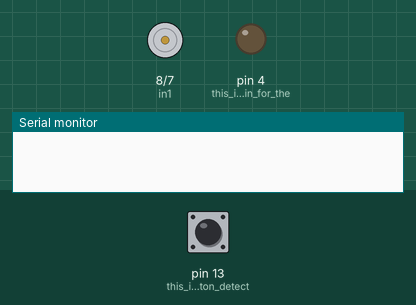
Bench run of a sketch on a simulated Arduino Uno, built with avr-gcc and run on an emulated ATmega328P. Shown: motor-driver pin pairs drawn as motors (green arrow = first pin HIGH = forward, orange = second pin HIGH = backward, longer = more drive, scaled by the enable pin), output pins drawn as LEDs (lit = HIGH), the last lines printed to the serial monitor. The test bench sets the inputs (shaded band); at power-on: pin 13 (this_is_the_button_detect) LOW.

Above: at 1.2 s.
1.3 s: pin 13 (this_is_the_button_detect) pulled HIGH for 0.15 s
At 1.9 s:
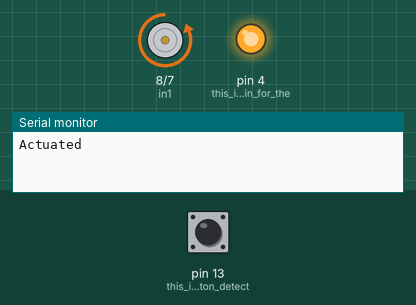
4.4 s: pin 13 (this_is_the_button_detect) pulled HIGH for 1 s
At 7.0 s:
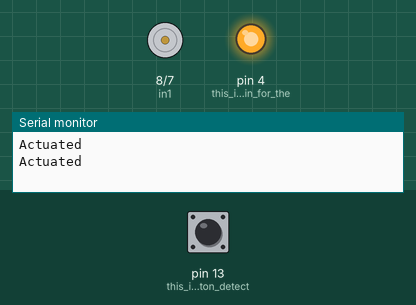
7.9 s: pin 13 (this_is_the_button_detect) pulled HIGH for 3.2 s
At 9.8 s:
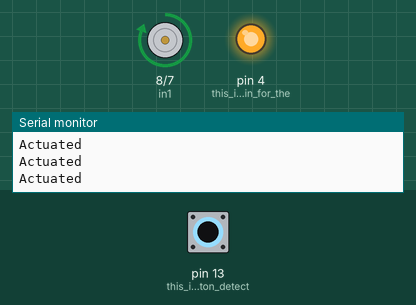
Timing chart, 0 to 13.4 s (numbered marks = the images above; inputs shaded):
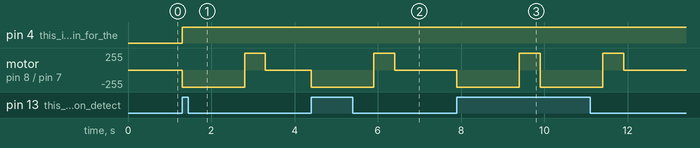

Measured:
- after the input at 1.3 s, pin 4 (this_is_the_pin_for_the): LOW → HIGH at once; motor on pin 8 (in1) / pin 7 (in2): stopped → backward 255/255 at once, → forward 255/255 1.5 s later, → stopped 0.50 s later
- after the input at 4.4 s, motor on pin 8 (in1) / pin 7 (in2): stopped → backward 255/255 at once, → forward 255/255 1.5 s later, → stopped 0.50 s later
- after the input at 7.9 s, motor on pin 8 (in1) / pin 7 (in2): stopped → backward 255/255 at once, → forward 255/255 1.5 s later, → backward 255/255 0.50 s later, → forward 255/255 1.5 s later, … (5 changes in this stretch)

The sketch:

Bluetooth-ActuatorJF.ino
```cpp
#define CUSTOM_SETTINGS
#define INCLUDE_GAMEPAD_MODULE    // module to use with the dabble programing
#include <Dabble.h>           // dabble library (the bluetooth module)
int enA = 9;
int in1 = 8;
int in2 = 7;
void setup() {
  // put your setup code here, to run once:
  Serial.begin(250000);      // make sure your Serial Monitor is also set at this baud rate.
  Dabble.begin(9600);      // enter baudrate of your bluetooth.Connect bluetooth on Bluetooth port present on evive
  pinMode(enA, OUTPUT);   // these pins are for the motor driver
  pinMode(in1, OUTPUT);
  pinMode(in2, OUTPUT);
  pinMode(13, INPUT);   // this is the button detection pin
  pinMode(4, OUTPUT);   // this is the pin for the
  digitalWrite(in1, LOW); // sets the default state for the motor pins
  digitalWrite(in2, LOW);
}

void loop() {
  Dabble.processInput();             //this function is used to refresh data obtained from the smartphone
  analogWrite(enA, 255);    // the motor will spin at maximum speed
  int switch1 = digitalRead(13);
  if (GamePad.isUpPressed())
  {
    Serial.println("Actuated");   // debug statement to ensure the functionality of the button
    digitalWrite(4, HIGH);
    digitalWrite(in1, LOW);
    digitalWrite(in2, HIGH);
    delay(1500);        // travels some distance downwards
    digitalWrite(in1, HIGH);
    digitalWrite(in2, LOW);
    delay(500);       // travels upwards a small distance to relieve pressure on the tube
  }

  if (GamePad.isDownPressed())
  {
    Serial.println("Actuated"); // debug statement to ensure the functionality of the button
    digitalWrite(in1, HIGH);
    digitalWrite(in2, LOW);
    delay(10000);     // the roller will travel up a long ways to enable the customer to replace the tube
  }

  if (switch1 == 1)
  {
    digitalWrite(4, HIGH);  // this is the pin sending the signal to the RasPi
    Serial.println("Actuated"); // debug statement to ensure the functionality of the button
    digitalWrite(in1, LOW);
    digitalWrite(in2, HIGH);
    delay(1500);
    digitalWrite(in1, HIGH);
    digitalWrite(in2, LOW);
    delay(500);
  }

  else
  {
    digitalWrite(in1, LOW);   // defualt status is no movement
    digitalWrite(in2, LOW);

  }
}
```
